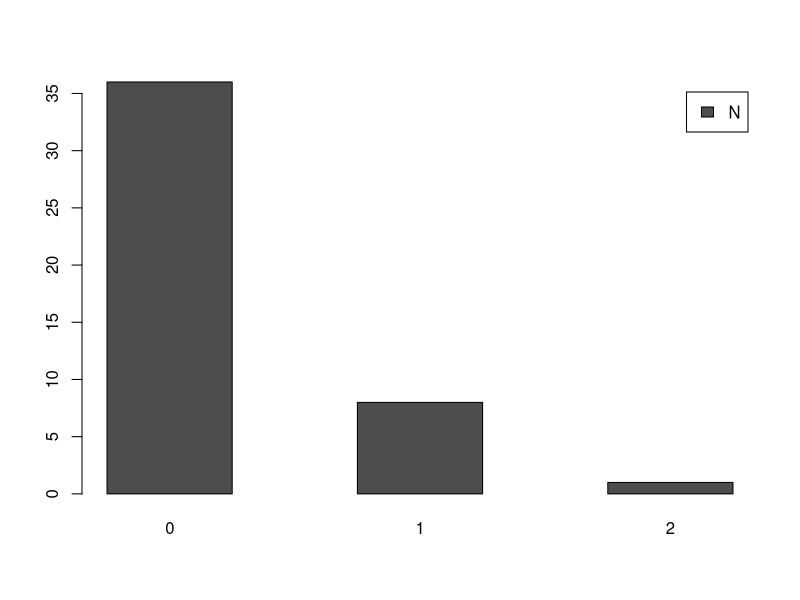

R code for this plot: (Note: this script raises an error after producing the figure.)
## ---- chunk 1
knitr::opts_chunk$set(echo = TRUE)
## ---- chunk 2
require(magrittr); require(plyr)
a <- read.csv("VolleyballFlags.csv") %>% mutate(Area = ifelse(Location == "n", "S", "N"))
with(a, table(Count, Area)) %>% t %>%  barplot(legend.text = TRUE, beside = TRUE)
  
glm.null <- glm(Count ~ 1, family = "poisson", data = a) 
glm.location <- glm(Count ~ Area, family = "poisson", data = a) 
  
AIC(glm.null, glm.location)
## ---- chunk 3
predict(glm.location, newdata = data.frame(Area = c("S","N")), se.fit = TRUE)
